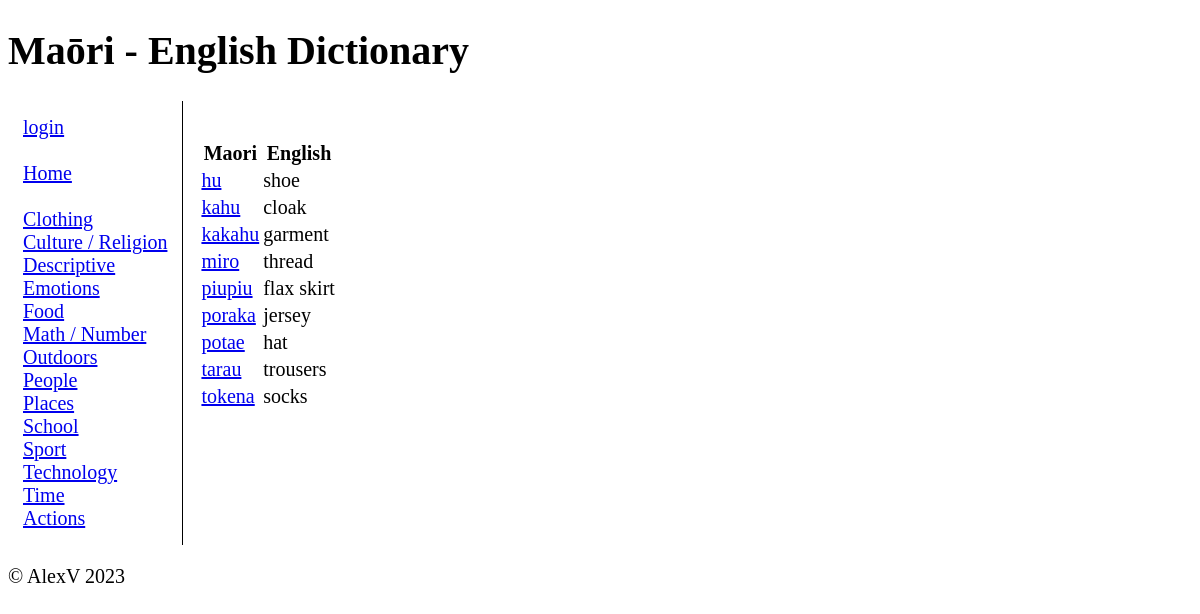
Screenshot of /cat/2 with the database file from the repository.
### tables this page shows
CREATE TABLE "categories" (
	"id"	INTEGER,
	"category_name"	TEXT NOT NULL,
	PRIMARY KEY("id" AUTOINCREMENT)
);

CREATE TABLE "maori_dictionary" (
	"id"	INTEGER,
	"maori"	TEXT NOT NULL,
	"english"	INTEGER NOT NULL,
	"category_id"	INTEGER NOT NULL,
	"definition"	TEXT,
	"level"	INTEGER NOT NULL,
	"image"	TEXT,
	"last_edited"	TEXT NOT NULL,
	"edited_by"	INTEGER NOT NULL,
	PRIMARY KEY("id" AUTOINCREMENT),
	FOREIGN KEY("category_id") REFERENCES "categories"("id")
);

### app.py (the view)
@app.route("/cat/<category_id>")
def render_category(category_id):
    user = get_user()
    categories, terms = db_interact([["SELECT * FROM categories", False, "fetchall"], [
                                                   "SELECT * FROM maori_dictionary WHERE category_id=?", (category_id, )
                                                   , "fetchall"]])
    error = request.args.get("error")
    return render_template("home.html", categories=categories, terms=terms, user=user, error=error)

### app.py (called while the page is built)
def create_connection(sql):
    try:
        return sqlite3.connect(sql)
    except sqlite3.Error:
        print(sqlite3.Error)
    return (None)

def db_interact(data_requests):
    db = create_connection(DB)
    cur = db.cursor()
    results = []
    for data_request in data_requests:
        if data_request[1]:
            temp = cur.execute(data_request[0], data_request[1])
        else:
            temp = cur.execute(data_request[0])
        print(data_request)
        if data_request[2] == "fetchone":
            results.append(temp.fetchone())
        elif data_request[2] == "fetchall":
            results.append(temp.fetchall())
        elif data_request[2] == "commit":
            db.commit()
    db.close()
    return results

def get_user():
    if ("username" in session):
        display_name = session["username"]
        permission = session["permission"]
        if display_name is None:
            return False
        return [display_name, permission]
    return False

### templates/home.html (shortened to what this page needs)
{% extends 'base.html' %}
{% block heading %}Maōri - English Dictionary{% endblock %}
{% block main %}
<br>
<table>
    <thead>
        <tr>
            <th>Maori</th>
            <th>English</th>
        </tr>
    </thead>
    <tbody>
        {%for term in terms%}
        <tr>
        <td><a href="/term/{{term[0]}}"> {{term[1]}} </a></td>
        <td>{{term[2]}} </td>
        {%endfor%}
    </tbody>
</table>
{% endblock %}

### templates/base.html (shortened to what this page needs)
<!doctype html>
<html lang="en">
<head>
	<link href="/static/style.css" rel="stylesheet">
</head>
<body>
	<header>
		<h1>{% block heading %}{% endblock %}</h1>
	</header>
	<div class="container">
		<nav>
			{%if user%}
			 {{user[0]}}<br>
			<a href="/login">logout</a><br>
			{%else%}
			<a href="/login">login</a><br>
			{%endif%}<br>
            <a href="\">Home</a><br><br>
			{%for category in categories%}
			<a href="/cat/{{category[0]}}">{{category[1]}}</a>{%if user[1]%} - <a href="/edit/update/cat/{{category[0]}}">edit</a> <a href="/edit/delete/cat/{{category[0]}}">delete</a> {%endif%}
			<br>
			{%endfor%}
		</nav>
		<main>
            {% block main%}
			{% endblock main %}
        </main>
	</div>
	<footer>
		<p>
			&copy; AlexV 2023
		</p>
	</footer>
</body>
</html>

### static/style.css (style rules this page uses)
@media screen and (min-width:700px) { .container { display:flex; } }
.container>* { padding:15px; }
*:not(h1) { font-size: 20px; }
nav { border-right: 1px solid black; }

### rows the page displays
categories: category_name "Clothing"
categories: category_name "Culture / Religion"
categories: category_name "Descriptive"
categories: category_name "Emotions"
categories: category_name "Food"
categories: category_name "Math / Number"
categories: category_name "Outdoors"
categories: category_name "People"
categories: category_name "Places"
categories: category_name "School"
categories: category_name "Sport"
categories: category_name "Technology"
categories: category_name "Time"
categories: category_name "Actions"
maori_dictionary: maori "hu", english "shoe"
maori_dictionary: maori "kahu", english "cloak"
maori_dictionary: maori "kakahu", english "garment"
maori_dictionary: maori "miro", english "thread"
maori_dictionary: maori "piupiu", english "flax skirt"
maori_dictionary: maori "poraka", english "jersey"
maori_dictionary: maori "potae", english "hat"
maori_dictionary: maori "tarau", english "trousers"
maori_dictionary: maori "tokena", english "socks"
